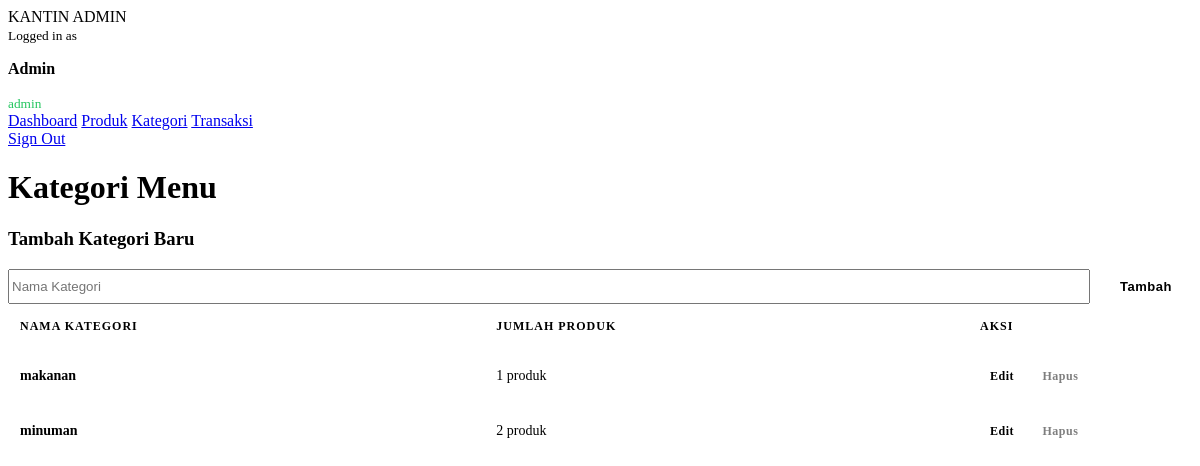
/admin/categories.php (signed in), run on the app's committed database.
### tables this page shows
CREATE TABLE `categories` (
  `id` int(11) NOT NULL,
  `name` varchar(100) DEFAULT NULL
);

### admin/categories.php (the view, shortened to what this page needs)
<?php
require "../core/database.php";
include "layout.php";
$edit = null;
$categories = mysqli_query($conn, "SELECT c.*,
                                   (SELECT COUNT(*) FROM products WHERE category_id = c.id) as product_count
                                   FROM categories c
                                   ORDER BY c.id DESC");
?>
<h1>Kategori Menu</h1>
<div class="card">
     <h3><?= $edit ? 'Edit Kategori' : 'Tambah Kategori Baru' ?></h3>
     <form method="POST" style="display: flex; gap: 10px; margin-top: 15px;">
          <input type="text" name="name" placeholder="Nama Kategori"
               value="<?= htmlspecialchars($edit['name'] ?? '') ?>" required style="flex: 1;">
          <button name="save" class="btn-admin primary"><?= $edit ? 'Update' : 'Tambah' ?></button>
     </form>
</div>
<div class="card">
     <table>
          <thead>
               <tr>
                    <th>Nama Kategori</th>
                    <th>Jumlah Produk</th>
                    <th width="200">Aksi</th>
               </tr>
          </thead>
          <tbody>
               <?php if (mysqli_num_rows($categories) > 0): ?>
                    <?php while ($c = mysqli_fetch_assoc($categories)): ?>
                         <tr>
                              <td><strong><?= htmlspecialchars($c['name']) ?></strong></td>
                              <td><?= $c['product_count'] ?> produk</td>
                              <td>
                                   <a href="?edit=<?= $c['id'] ?>" class="btn-admin primary small">Edit</a>
                                   <?php if ($c['product_count'] == 0): ?>
                                        <a href="?hapus=<?= $c['id'] ?>"
                                             onclick="return confirm('Hapus kategori <?= htmlspecialchars($c['name']) ?>?')"
                                             class="btn-admin danger small">Hapus</a>
                                   <?php else: ?>
                                        <span class="btn-admin danger small disabled"
                                             title="Tidak dapat menghapus kategori yang memiliki produk">Hapus</span>
                                   <?php endif; ?>
                              </td>
                         </tr>
                    <?php endwhile; ?>
               <?php endif; ?>
          </tbody>
     </table>
</div>
</main>
</div>
</body>
</html>

### public/assets/css/admin.css (style rules this page uses)
table { width: 100%; border-collapse: collapse; }
th { text-align: left; padding: 15px 12px; font-size: 12px; color: var(--text-muted); border-bottom: 2px solid var(--border); text-transform: uppercase; letter-spacing: 1px; }
td { padding: 15px 12px; border-bottom: 1px solid var(--border); font-size: 14px; }
.btn-admin { padding: 10px 20px; border-radius: 6px; font-size: 13px; font-weight: 600; cursor: pointer; text-decoration: none; display: inline-block; border: none; transition: all 0.2s ease; letter-spacing: 0.5px; }
.btn-admin.primary { background: var(--accent); color: #000; }
.btn-admin.danger { background: transparent; color: var(--danger); border: 1px solid var(--danger); }
.btn-admin.small { padding: 6px 12px; font-size: 11px; }

### admin/categories.php (style rules this page uses)
.btn-admin.small { padding: 5px 10px; font-size: 12px; margin-right: 5px; }
.btn-admin.disabled { opacity: 0.5; cursor: not-allowed; pointer-events: none; }

### data on the page
categories: name "makanan", product_count "1"
categories: name "minuman", product_count "2"

### other printed values
$_SESSION['user_name'] "Admin"
$_SESSION['user_role'] "admin"
